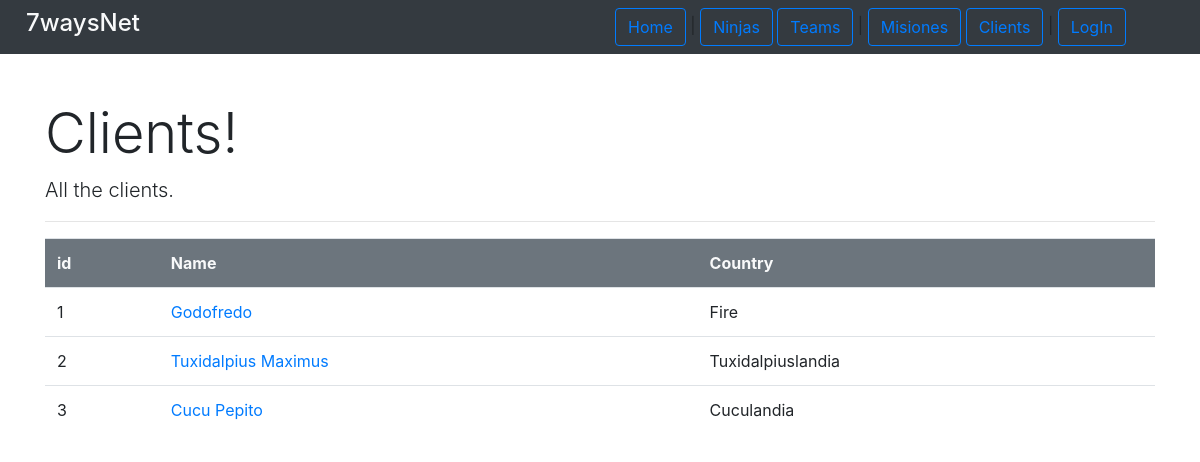
The app's page /missions/allClients/, older data.
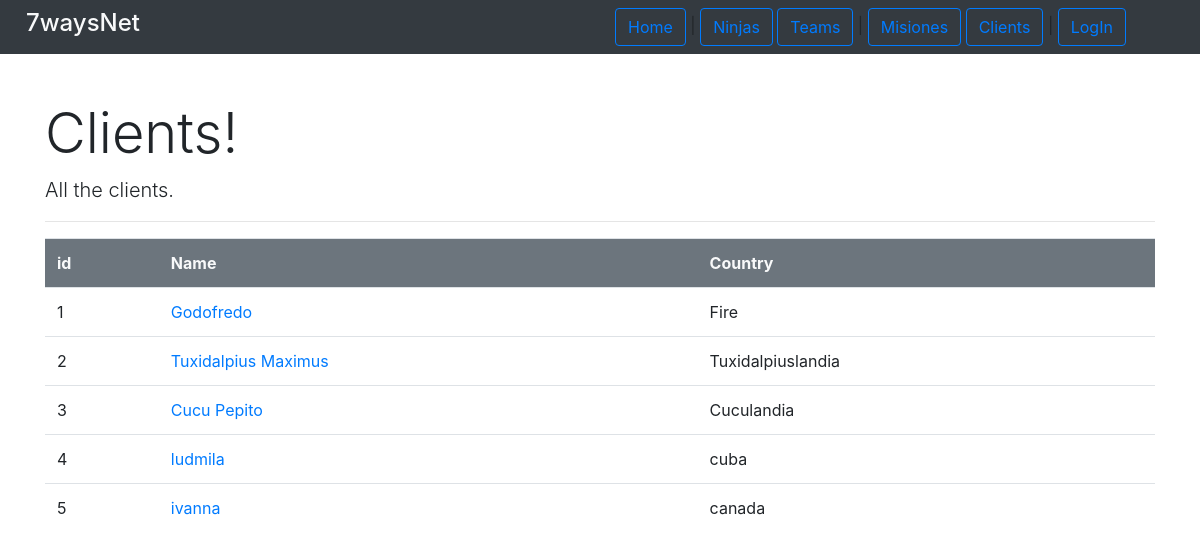
The same page, newer data.
### missions/models.py (models this page shows, shortened)
class Client(models.Model):
    name = models.CharField(max_length=200)
    country = models.CharField(max_length=200)
    user = models.OneToOneField(User,on_delete=models.CASCADE)

### missions/views.py (the view)
# urls.py: path('allClients/', views.ShowAllClientsView.as_view(), name='show_all_clients'),
class ShowAllClientsView(generic.ListView):
    template_name = 'missions/show_all_clients.html'
    context_object_name = 'all_clients_list'
    def get_queryset(self):
        return Client.objects.all()

### missions/templates/missions/show_all_clients.html (shortened to what this page needs)
{%extends 'base.html'%}
{% block header %}
    <div class="page-header">
        <h1 class="display-4"> Clients! </h1>
    </div>
    <p class="lead"> All the clients.</p>
{% endblock %}
{%  block content %}
{% if all_clients_list %}
    <table class="table">
        <tr class="bg-secondary text-light ">
            <th>id</th><th>Name</th><th>Country</th>
        </tr>
        {% for client in all_clients_list %}
            <tr>
                <td> {{client.id}}</td>
                <td><a href="{% url 'missions:profile' client.pk %}"> {{client.name}}</a></td>
                <td>{{client.country}} </td>
            </tr>
        {% endfor %}
    </table>
{% else %}
    <p>No clients in database.</p>
{% endif %}
{% endblock%}

Row changes from the older to the newer data that the page shows:
added Client: id "4", name "ludmila", country "cuba"
added Client: id "5", name "ivanna", country "canada"
